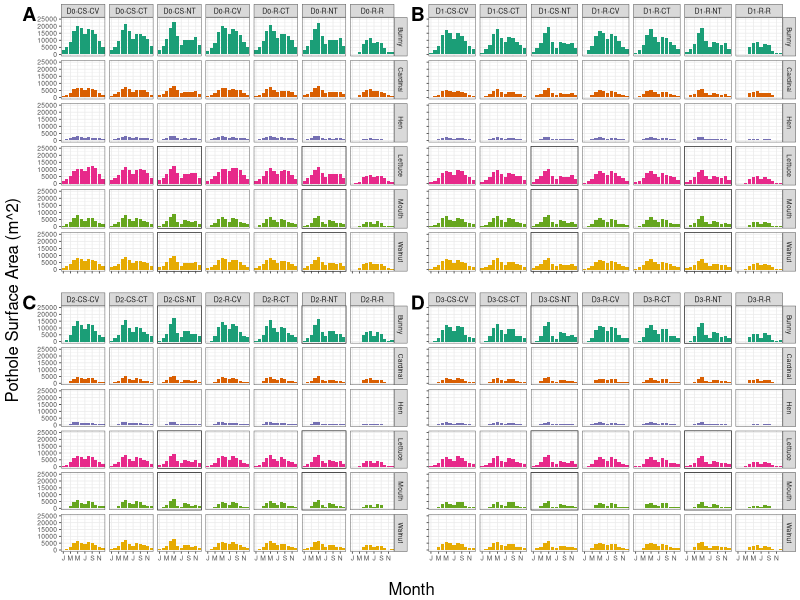

Source code (R):
## ---- chunk 1
knitr::opts_chunk$set(echo = TRUE)
## ---- chunk 2
area.bunny.df <- read.csv("area_time_series_bunny.csv", header=T, sep=",")
area.walnut.df <- read.csv("area_time_series_walnut.csv", header=T, sep=",")
area.lettuce.df <- read.csv("area_time_series_lettuce.csv", header=T, sep=",")
area.cardinal.df <- read.csv("area_time_series_cardinal.csv", header=T, sep=",")
area.hen.df <- read.csv("area_time_series_hen.csv", header=T, sep=",")
area.mouth.df <- read.csv("area_time_series_mouth.csv", header=T, sep=",")
## ---- chunk 3
# LIBRARY ====
library(tidyr)
library(dplyr)
library(ggplot2)
library(reshape2)
library(ggpubr)
## ---- chunk 4
# SCENARIOS ===== 

simulation_numbers <- data.frame("Drain0" = c(22, 23, 24, 3, 12, 13, 1),
                                 "Drain1" = c(4, 14, 25, 19, 29, 33, 36),
                                 "Drain2" = c(5, 15, 26, 20, 30, 34, 37),
                                 "Drain3" = c(6, 16, 27, 21, 31, 35, 38))
simulation_numbers2 <- data.frame("CSCV" = c(22, 4, 5, 6),
                                  "CSCT" = c(23, 14, 15, 16),
                                  "CSNT" = c(24, 25, 26, 27),
                                  "RCV" = c(3, 19, 20, 21),
                                  "RCT" = c(12, 29, 30, 31),
                                  "RNT" = c(13, 33, 34, 35),
                                  "RR" = c(1, 36, 37, 38))

simulation_numbers3 <- data.frame("PDCC" = c(0, 7, 8, 9, 10, 17))

simulation_shortIDs <- data.frame("Drain0" = c("D0-CS-CV", "D0-CS-CT", "D0-CS-NT", "D0-R-CV", "D0-R-CT", "D0-R-NT","D0-R-R"),
                                  "Drain1" = c("D1-CS-CV", "D1-CS-CT", "D1-CS-NT", "D1-R-CV", "D1-R-CT", "D1-R-NT","D1-R-R"),
                                  "Drain2" = c("D2-CS-CV", "D2-CS-CT", "D2-CS-NT", "D2-R-CV", "D2-R-CT", "D2-R-NT","D2-R-R"),
                                  "Drain3" = c("D3-CS-CV", "D3-CS-CT", "D3-CS-NT", "D3-R-CV", "D3-R-CT", "D3-R-NT","D3-R-R"))
simulation_shortIDs2 <- data.frame("CSCV" = c("D0-CS-CV", "D1-CS-CV", "D2-CS-CV", "D3-CS-CV"),
                                   "CSCT" = c("D0-CS-CT", "D1-CS-CT", "D2-CS-CT", "D3-CS-CT"),
                                   "CSNT" = c("D0-CS-NT", "D1-CS-NT", "D2-CS-NT", "D3-CS-NT"),
                                   "RCV" = c("D0-R-CV", "D1-R-CV", "D2-R-CV", "D3-R-CV"),
                                   "RCT" = c("D0-R-CT", "D1-R-CT", "D2-R-CT", "D3-R-CT"),
                                   "RNT" = c("D0-R-NT", "D1-R-NT", "D2-R-NT", "D3-R-NT"),
                                   "RR" = c("D0-R-R", "D1-R-R", "D2-R-R", "D3-R-R"))
simulation_shortIDs3 <- data.frame("PDCC" = c("DX-X-CV","PD-2E", "PD-2L", "PD-4L", "PD-6L", "DX-CC-NT"))

simulation_names <- data.frame("Drain0" = c("Drain0", "Drain0CT", "Drain0NT", "RetiredPothole", "ConTillRetired", "NoTillRetired","RetiredAll"),
                               "Drain1" = c("Drain01", "ConTillDrain01", "Drain1NT", "Drain1Retired", "Drain1RetiredCT", "Drain1RetiredNT","Drain1RetiredAll"),
                               "Drain2" = c("Drain02", "ConTillDrain02", "Drain2NT", "Drain2Retired", "Drain2RetiredCT", "Drain2RetiredNT","Drain2RetiredAll"),
                               "Drain3" = c("Drain03", "ConTillDrain03", "Drain3NT", "Drain3Retired", "Drain3RetiredCT", "Drain3RetiredNT","Drain3RetiredAll"))

simulation_names2 <- data.frame("CSCV" = c("Drain0", "Drain01", "Drain02", "Drain03"),
                                "CSCT" = c("Drain0CT", "ConTillDrain01", "ConTillDrain02", "ConTillDrain03"),
                                "CSNT" = c("Drain0NT", "Drain1NT", "Drain2NT", "Drain3NT"),
                                "RCV" = c("RetiredPothole", "Drain1Retired", "Drain2Retired", "Drain3Retired"),
                                "RCT" = c("ConTillRetired", "Drain1RetiredCT", "Drain2RetiredCT", "Drain3RetiredCT"),
                                "RNT" = c("NoTillRetired", "Drain1RetiredNT", "Drain2RetiredNT", "Drain3RetiredNT"),
                                "RR" = c("RetiredAll", "Drain1RetiredAll", "Drain2RetiredAll", "Drain3RetiredAll"))
simulation_names3 <- data.frame("PDCC" = c("Base", "PlantDate01", "PlantDate02", "PlantDate03", "PlantDate04", "CoverCrop"))



# FUNCTIONS ====
# function originally from 'AnnAGNPS_Output.Rproj' -> data_functions.R
find.monthly.max <- function(data.df) {
  max.by.month <- data.df %>%
    dplyr::group_by(Year, Month) %>%
    dplyr::summarise(
      Base = max(Base),
      RetiredAll = max(RetiredAll),
      ConTill = max(ConTill),
      RetiredPothole = max(RetiredPothole),
      Drain01 = max(Drain01),
      Drain02 = max(Drain02),
      Drain03 = max(Drain03),
      PlantDate01 = max(PlantDate01),
      PlantDate02 = max(PlantDate02),
      PlantDate03 = max(PlantDate03),
      PlantDate04 = max(PlantDate04),
      NoTill = max(NoTill),
      ConTillRetired = max(ConTillRetired),
      NoTillRetired = max(NoTillRetired),
      ConTillDrain01 = max(ConTillDrain01),
      ConTillDrain02 = max(ConTillDrain02),
      ConTillDrain03 = max(ConTillDrain03),
      CoverCrop = max(CoverCrop),
      BaseRetired = max(BaseRetired),
      Drain1Retired = max(Drain1Retired),
      Drain2Retired = max(Drain2Retired),
      Drain3Retired = max(Drain3Retired),
      Drain0 = max(Drain0),
      Drain0CT = max(Drain0CT),
      Drain0NT = max(Drain0NT),
      Drain1NT = max(Drain1NT),
      Drain2NT = max(Drain2NT),
      Drain3NT = max(Drain3NT),
      BaseRetiredCT = max(BaseRetiredCT),
      Drain1RetiredCT = max(Drain1RetiredCT),
      Drain2RetiredCT = max(Drain2RetiredCT),
      Drain3RetiredCT = max(Drain3RetiredCT),
      BaseRetiredNT = max(BaseRetiredNT),
      Drain1RetiredNT = max(Drain1RetiredNT),
      Drain2RetiredNT = max(Drain2RetiredNT),
      Drain3RetiredNT = max(Drain3RetiredNT),
      Drain1RetiredAll = max(Drain1RetiredAll),
      Drain2RetiredAll = max(Drain2RetiredAll),
      Drain3RetiredAll = max(Drain3RetiredAll)
    )
  return(max.by.month)
}

# function originally from 'AnnAGNPS_Output.Rproj' -> data_viz_functions.R
plot.max.monthly <- function(data.df, id) {
  
  mm <- data.df %>%
    group_by(Month) %>%
    summarise(Base=max(Base), RetiredAll=max(RetiredAll), ConTill =max(ConTill), 
              RetiredPothole=max(RetiredPothole), Drain01=max(Drain01), Drain02=max(Drain02),
              Drain03=max(Drain03), PlantDate01=max(PlantDate01), PlantDate02=max(PlantDate02),
              PlantDate03=max(PlantDate03), PlantDate04=max(PlantDate04), NoTill=max(NoTill),
              ConTillRetired=max(ConTillRetired), NoTillRetired=max(NoTillRetired), 
              ConTillDrain01=max(ConTillDrain01), ConTillDrain02=max(ConTillDrain02),ConTillDrain03=max(ConTillDrain03),
              CoverCrop=max(CoverCrop), BaseRetired=max(BaseRetired), Drain1Retired=max(Drain1Retired), 
              Drain2Retired=max(Drain2Retired), Drain3Retired=max(Drain3Retired)) %>%
    melt(id="Month") %>%
    as.data.frame()
  
  if (id == 1){
    col = "steelblue"
    nm = "bunny"
  } else if (id == 2) {
    col="tan4"
    nm = "walnut"
  }else if (id == 3) {
    col="seagreen"  
    nm = "lettuce"
  }else if (id == 4) {
    col="firebrick3"
    nm = "cardinal"
  }else if (id == 5) {
    col="goldenrod"
    nm = "hen"
  }else if (id == 6) {
    col="mediumpurple3"
    nm = "mouth"
  } else {
    col = "black"
  }
  
  png(paste("median.max.monthly.plot.",nm, ".png"), width = 1200, height = 800)
  # windows()
  plot.all <- ggplot(mm, aes(x=Month, y=value))+
    geom_bar(stat="identity", fill=col)+
    facet_wrap(~variable)+
    ylim(0, 7500)+
    labs(
      x="Month",
      y="Average Monthly Maximum Volume (m^3)")
  
  
  
  return(plot.all)
}



# DATA PREP ====
area.max.month.bunny <- find.monthly.max(area.bunny.df)
area.max.month.walnut <- find.monthly.max(area.walnut.df)
area.max.month.lettuce <- find.monthly.max(area.lettuce.df)
area.max.month.cardinal <- find.monthly.max(area.cardinal.df)
area.max.month.hen <- find.monthly.max(area.hen.df)
area.max.month.mouth <- find.monthly.max(area.mouth.df)

data.for.partitioning2 <- rbind(area.max.month.bunny, area.max.month.walnut, area.max.month.lettuce, 
                                area.max.month.cardinal, area.max.month.hen, area.max.month.mouth)
data.for.partitioning2$Pothole <- c(rep("Bunny", 300), rep("Walnut", 300), rep("Lettuce", 300),
                                    rep("Cardinal", 300), rep("Hen", 300), rep("Mouth", 300))
# data.for.partitioning2 <- melt(data.for.partitioning2, id=c("Year", "Month", "Pothole"))


# PARTITIONING DATA =====

# drainage matrices ====

max.data.drain0 <- data.for.partitioning2[ , c(1:2, 42, (simulation_numbers$Drain0+3))]
max.data.drain0 <- max.data.drain0 %>%
  gather("variable", "value", 4:10)

max.data.drain0$scen <- factor(max.data.drain0$variable, levels = c("Drain0", "Drain0CT", "Drain0NT",
                                                                    "RetiredPothole", "ConTillRetired",
                                                                    "NoTillRetired", "RetiredAll"))

# max.data.drain0.filter <- max.data.drain0 %>%
#   filter(Pothole != "Mouth" & Pothole != "Hen") %>%
#   filter(variable == "Drain0" | variable == "RetiredPothole" | variable == "RetiredAll")

max.data.drain1 <- data.for.partitioning2[ , c(1:2, 42, (simulation_numbers$Drain1+3))]
max.data.drain1 <- max.data.drain1 %>%
  gather("variable", "value", 4:10)

max.data.drain1$scen <- factor(max.data.drain1$variable, levels=c("Drain01", "ConTillDrain01", "Drain1NT",
                                                                   "Drain1Retired", "Drain1RetiredCT", 
                                                                   "Drain1RetiredNT", "Drain1RetiredAll"))

max.data.drain2 <- data.for.partitioning2[ , c(1:2, 42, (simulation_numbers$Drain2+3))]
max.data.drain2 <- max.data.drain2 %>%
  gather("variable", "value", 4:10)

max.data.drain2$scen <- factor(max.data.drain2$variable, levels=c("Drain02", "ConTillDrain02", "Drain2NT",
                                                                  "Drain2Retired", "Drain2RetiredCT", 
                                                                  "Drain2RetiredNT", "Drain2RetiredAll"))


max.data.drain3 <- data.for.partitioning2[ , c(1:2, 42, (simulation_numbers$Drain3+3))]
max.data.drain3 <- max.data.drain3 %>%
  gather("variable", "value", 4:10)

max.data.drain3$scen <- factor(max.data.drain3$variable, levels=c("Drain03", "ConTillDrain03", "Drain3NT",
                                                                  "Drain3Retired", "Drain3RetiredCT", 
                                                                  "Drain3RetiredNT", "Drain3RetiredAll"))


# tillage matrices ====
max.data.CSCV <- data.for.partitioning2[ , c(1:2, 42, (simulation_numbers2$CSCV)+3)]
max.data.CSCV <- max.data.CSCV %>%
  gather("variable", "value", 4:7)

max.data.CSCT <- data.for.partitioning2[ , c(1:2, 42, (simulation_numbers2$CSCT)+3)]
max.data.CSCT <- max.data.CSCT %>%
  gather("variable", "value", 4:7)

max.data.CSNT <- data.for.partitioning2[ , c(1:2, 42, (simulation_numbers2$CSNT)+3)]
max.data.CSNT <- max.data.CSNT %>%
  gather("variable", "value", 4:7)

max.data.RCV <- data.for.partitioning2[ , c(1:2, 42, (simulation_numbers2$RCV)+3)]
max.data.RCV <- max.data.RCV %>%
  gather("variable", "value", 4:7)

max.data.RCT <- data.for.partitioning2[ , c(1:2, 42, (simulation_numbers2$RCT)+3)]
max.data.RCT <- max.data.RCT %>%
  gather("variable", "value", 4:7)

max.data.RNT <- data.for.partitioning2[ , c(1:2, 42, (simulation_numbers2$RNT)+3)]
max.data.RNT <- max.data.RNT %>%
  gather("variable", "value", 4:7)

max.data.RR <- data.for.partitioning2[ , c(1:2, 42, (simulation_numbers2$RR)+3)]
max.data.RR <- max.data.RR %>%
  gather("variable", "value", 4:7)

## ---- chunk 5
# function originally from 'AnnAGNPS_Output.Rproj' -> data_partitioning.R
max.function.partitioned3 <- function(data.df, id, supp.labs, labnms) {
  temp <- data.df %>%
    group_by(Month, Pothole, scen) %>%
    summarise(avg.max=mean(value), median.max=median(value)) #%>%
    # filter(avg.max != 0)
  
  temp$Month <- factor(temp$Month)
  
  labs <- as.character(supp.labs)
  names(labs) <- as.character(labnms)
  
  png(filename = paste0("avg_", id, "_comparison.png"), width=800, height=500)
  # windows()
  plot.max <- ggplot(temp, aes(x=Month, y=avg.max, fill=Pothole))+
    geom_bar(stat="identity")+
    facet_grid(cols = vars(scen), rows = vars(Pothole), labeller = labeller(scen = labs))+
    ylim(0, 25000)+
    theme_bw(base_size = 6)+
    # theme(axis.text.x = element_text(angle = 90))+
    theme(strip.text.x = element_text(size = 5))+
    theme(legend.position = "none")+
    scale_x_discrete(breaks = c(1, 3, 5, 7, 9 ,11), labels=c("J", "M", "M", "J", "S", "N"))+
    labs(
      x="",
      y="")+
    scale_fill_brewer(palette = "Dark2", labels=c("DX-CS-CV","DX-CS-CT","DX-CS-NT","DX-R-CV","DX-R-CT","DX-R-NT","DX-R-R"))
  plot.max
  return(plot.max)
}
## ---- chunk 6
# APPLY PLOT FUNCTIONS ======

# drainage matrices ====

m1 <- max.function.partitioned3(max.data.drain0, "drain0", simulation_shortIDs$Drain0, simulation_names$Drain0)
dev.off()

# max.function.partitioned2(max.data.drain0.filter, "Simulation Comparison, No Drainage Present", "drain0_abbr", simulation_shortIDs$Drain0, simulation_names$Drain0)
# dev.off()

m2 <- max.function.partitioned3(max.data.drain1, "drain1", simulation_shortIDs$Drain1, simulation_names$Drain1)
dev.off()

m3 <- max.function.partitioned3(max.data.drain2, "drain2", simulation_shortIDs$Drain2, simulation_names$Drain2)
dev.off()

m4 <- max.function.partitioned3(max.data.drain3, "drain3", simulation_shortIDs$Drain3, simulation_names$Drain3)
dev.off()

# windows()
## ---- chunk 7
png(filename = "Fig3_MaxArea.png", width=190, height=190, units="mm", res=300)
arr <- ggarrange(
  m1+theme(axis.text.x = element_blank()),
  m2+theme(axis.text.x = element_blank(), axis.text.y = element_blank()),
  m3,
  m4+theme(axis.text.y = element_blank()),
  labels = c("A", "B", "C", "D"),
  label.x = c(-0.02, -0.02, -0.02, -0.02),
  ncol = 2,
  nrow = 2
)
annotate_figure(arr, 
                left =text_grob("Pothole Surface Area (m^2)", rot = 90),
                bottom = text_grob("Month"))
dev.off()
## ---- chunk 8
# data frame for plots
plt.data1 <- layer_data(m1, 1)
write.csv(plt.data1, "m1.csv", sep = ",")
plt.data2 <- layer_data(m2, 1)
write.csv(plt.data2, "m2.csv", sep = ",")
plt.data3 <- layer_data(m3, 1)
write.csv(plt.data3, "m3.csv", sep = ",")
plt.data4 <- layer_data(m4, 1)
write.csv(plt.data4, "m4.csv", sep = ",")
